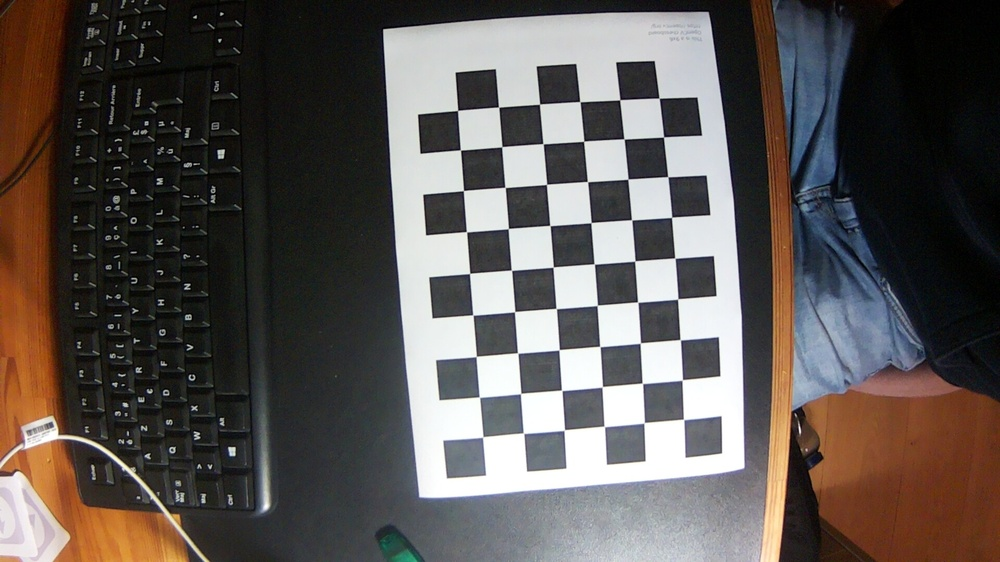
%> input picture computer/src/calibration/20251117_184730_capture_python.jpg, 1000 x 562 px, shrunk from 1920 x 1080 before the run
$ octave --eval "result = removeNonSquareObjects(rgb2gray(imread('../../src/calibration/20251117_184730_capture_python.jpg')));"   (GNU Octave 9; MATLAB toolbox functions it lacks are replaced by stand-ins)
%> lines starting %> are read from the running program, lines starting %| are printed output that depends on the picture; in (x1, y1, x2, y2) boxes, pixels count from 0 and x2, y2 are one past the last pixel; in counts of white or black regions, pixels touching at a corner belong together; the program's own positions count from 1
function filteredBW = removeNonSquareObjects(BW)
    % removeNonSquareObjects removes non-rectangular objects from a binary image.
    % keep the distorted squares
    %
    % Input:
    %   BW - Binary image (logical or numeric array)
    %
    % Output:
    %   BW_cleaned - Binary image with non-rectangular objects removed


    % Label connected components in the binary image
    [L, num] = bwlabel(BW);
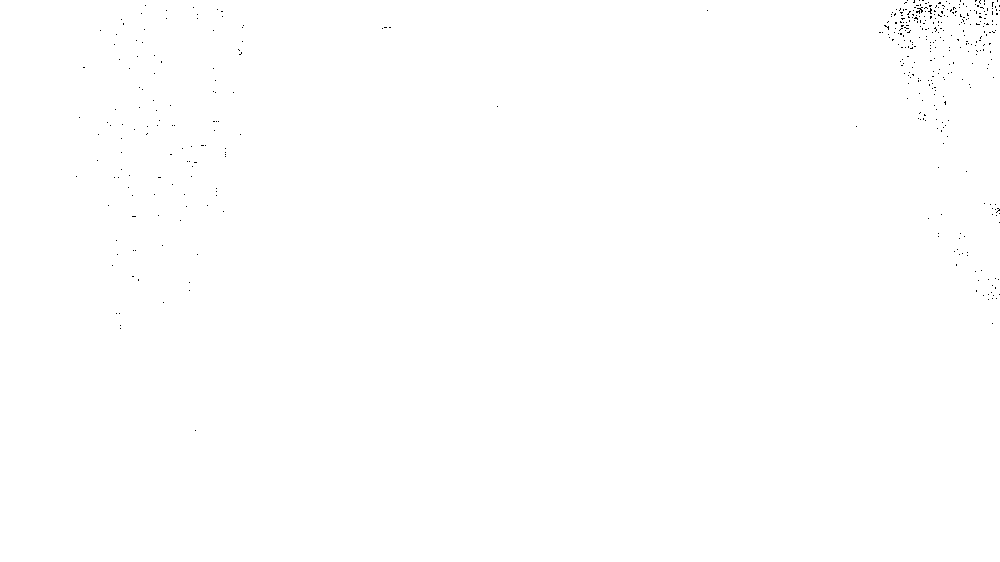
%> L: size 562x1000 double; values 0 (black) and 1 (white), 99.9% white; black in thin lines or dots, all inside (x1, y1, x2, y2) = (76, 0, 1000, 431)
%> num = 1

    % Initialize a binary image for cleaned output
    filteredBW = false(size(BW));

    % Loop through each labeled object
    for k = 1:num
        % Create a mask for the current object
        currentObject = (L == k);

        % Get the properties of the current object
        stats = regionprops(currentObject, 'BoundingBox', 'Area');

        % Calculate the aspect ratio
        width = stats.BoundingBox(3);
        height = stats.BoundingBox(4);
        aspectRatio = width / height;

        % Check if the object is approximately square (aspect ratio close to 1)
        if aspectRatio >= 0.4 && aspectRatio <= 1.6
            % Keep the object in the cleaned image
            filteredBW = filteredBW | currentObject;
        end
    end
%> this loop made 1 pass
%> (stats, width, height, aspectRatio) on pass 1: ({Area 561270, BoundingBox [0.5 0.5 1000 562]}, 1000, 562, 1.78)
%> filteredBW: size 562x1000 logical; every value is 0
end

$ run again, on computer/src/calibration/20251117_184745_capture_python.jpg
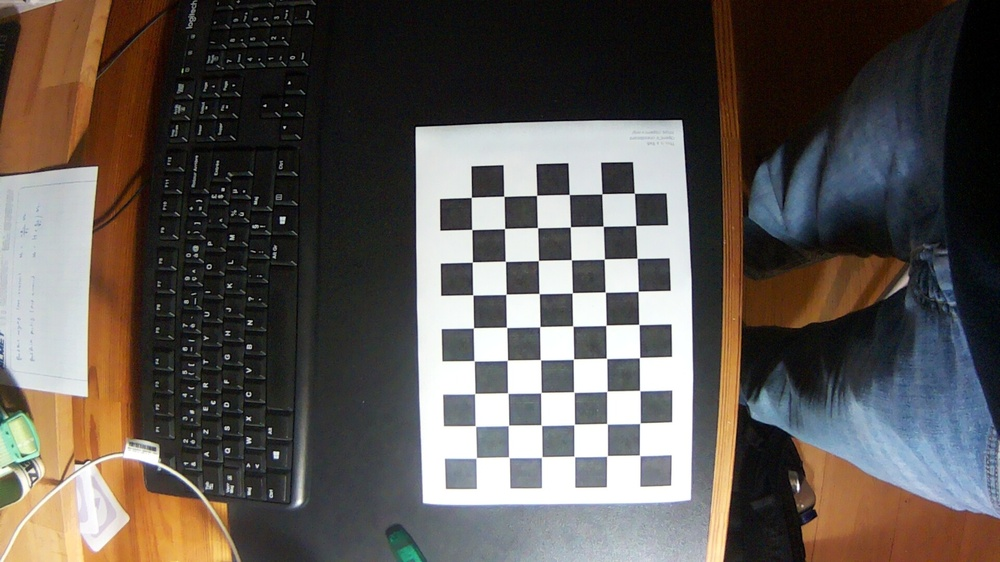
%> input picture computer/src/calibration/20251117_184745_capture_python.jpg, 1000 x 562 px, shrunk from 1920 x 1080 before the run
%> in removeNonSquareObjects, `[L, num] = bwlabel(BW);`:
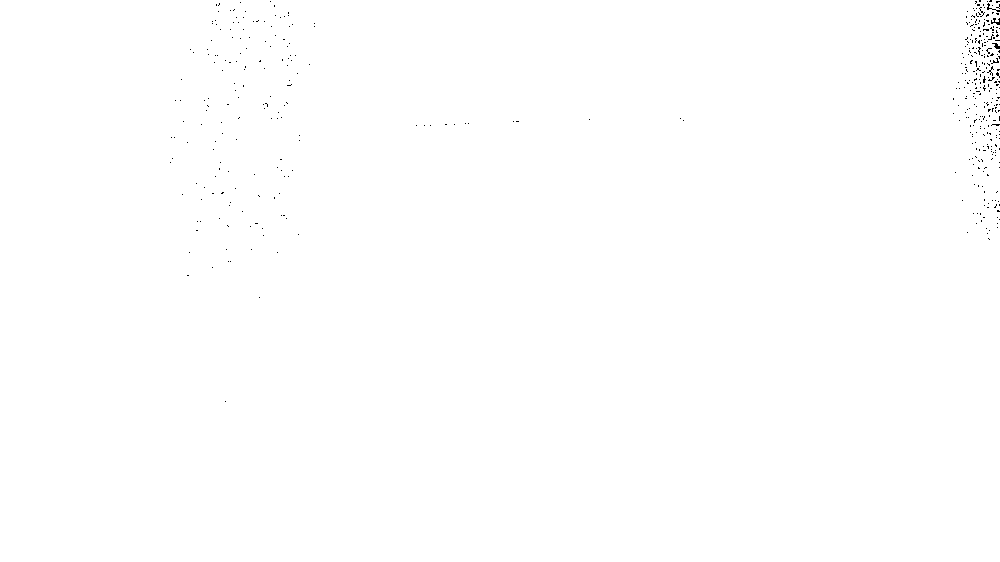
%> L: size 562x1000 double; values 0 (black) and 1 (white), 99.8% white; black in thin lines or dots, all inside (x1, y1, x2, y2) = (170, 0, 1000, 402)
%> num = 1
%> the loop in removeNonSquareObjects, `for k = 1:num` made 1 pass
%> (stats, width, height, aspectRatio) on pass 1: ({Area 560992, BoundingBox [0.5 0.5 1000 562]}, 1000, 562, 1.78)
